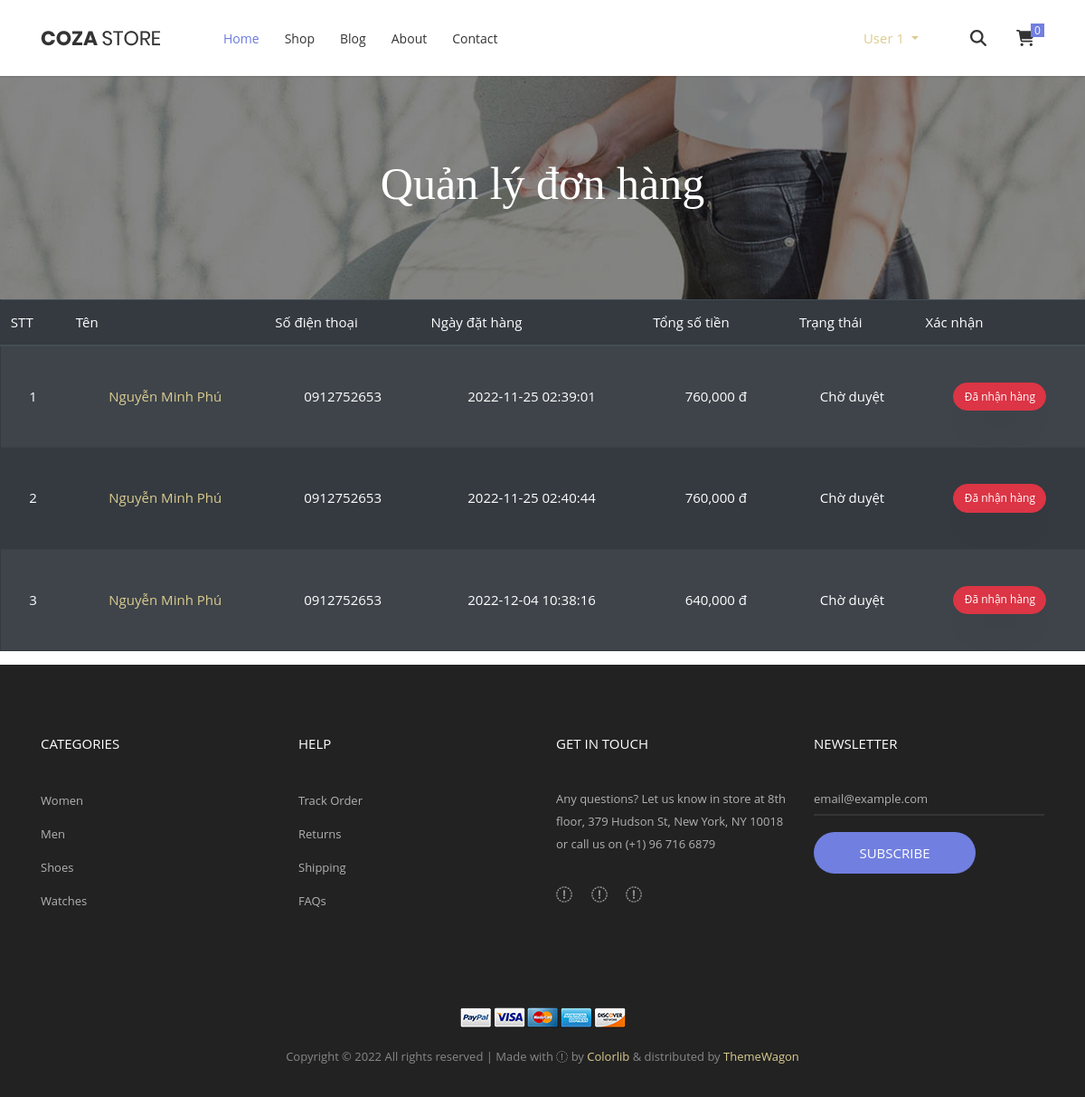
The page /Home/quanlydonhang/50 (signed in) on the database its author committed.
### tables this page shows
CREATE TABLE `orders` (
  `id` int(11) NOT NULL,
  `fullname` varchar(100) NOT NULL,
  `email` varchar(100) NOT NULL,
  `phone` varchar(20) NOT NULL,
  `user_id` int(11) NOT NULL,
  `status` int(11) NOT NULL DEFAULT 0,
  `deleted` int(11) NOT NULL DEFAULT 0,
  `address` varchar(100) NOT NULL,
  `created_at` datetime DEFAULT NULL,
  `total_money` int(11) NOT NULL
);

### mvc/core/Controller.php (called while the page is built, shortened)
<?php
class Controller{
    public function view($view, $data=[]){
        require_once "mvc/views/". $view .".php";
    }
}
?>

### mvc/controllers/Home.php (called while the page is built, shortened)
<?php
class Home extends Controller
{
    public function __construct()
    {
        $this->categoryModel = $this->model("CategoryModel");
        $this->allCategory = $this->categoryModel->getCategory();
    }
    public function quanlydonhang($user_id)
    {
        $orderSuccessModel = $this->model("OrderModel");
        $orderItem = $orderSuccessModel->getorders($user_id);
        $this->view("home", [
            "render" => "quanlydonhang",
            "allCategory" => $this->allCategory,
            "orderItem" => $orderItem
        ]);
    }
}

### mvc/core/App.php (called while the page is built, shortened)
<?php
class App
{
    protected $action = "GetPage";
    function __construct()
    {
        $arr = $this->UrlProcess();
        if (file_exists("./mvc/controllers/" . $arr[0] . ".php")) {
            unset($arr[0]);
        }
        $this->controller = new $this->controller;
        if (isset($arr[1])) {
            if (method_exists($this->controller, $arr[1])) {
                $this->action = $arr[1];
            }
            unset($arr[1]);
        }
        $this->params = $arr ? array_values($arr) : [];
        call_user_func_array([$this->controller, $this->action], $this->params);
    }
    function UrlProcess()
    {
        if (isset($_GET["url"])) {
            return explode("/", filter_var(trim($_GET["url"], "/")));
        }
    }
}

### index.php (called while the page is built, shortened)
<?php
$myApp = new App();
?>

### mvc/core/DB.php (called while the page is built, shortened)
<?php
class DB
{
    function executeResult($sql, $isSingle = false)
    {
        $data = null;
        $conn = mysqli_connect(HOST, USERNAME, PASSWORD, DATABASE);
        mysqli_set_charset($conn, 'utf8');
        $resultset = mysqli_query($conn, $sql);
        if ($resultset) {
            if ($isSingle) {
                $data = mysqli_fetch_array($resultset, 1);
            } else {
                $data = [];
                while (($row = mysqli_fetch_array($resultset, 1)) != null) {
                    $data[] = $row;
                }
            }
        }
        return $data;
    }
}

### mvc/models/OrderModel.php (called while the page is built, shortened)
<?php
require_once "mvc/utils/utils.php";
class OrderModel extends DB
{
    public function getorders($id)
    {
        $sql = "SELECT orders.created_at, orders.total_money, orders.status, orders.phone, orders.fullname,orders.id
                FROM orders
                WHERE orders.user_id=$id
                order by orders.status ASC ";
        $orderItem = $this->executeResult($sql);
        return $orderItem;
    }
}

### mvc/utils/utils.php (called while the page is built, shortened)
<?php
function getUserSession($noSession = 0){
	if(isset($_SESSION['user']) && $noSession==0) {
		return $_SESSION['user'];
	}
}

### mvc/views/components/quanlydonhang.php (the view)
<section class="bg-img1 txt-center p-lr-15 p-tb-92"
        style="background-image: url('http://localhost/style-shop-2022/public/images/bg-01.jpg');">
        <h2 class="ltext-105 cl0 txt-center">
            Quản lý đơn hàng
        </h2>
</section>
<table class="table table-striped table-dark">
  <thead>
    <tr>
      <th scope="col">STT</th>
      <th scope="col">Tên</th>
      <th scope="col">Số điện thoại</th>
      <th scope="col">Ngày đặt hàng</th>
      <th scope="col">Tổng số tiền</th>
      <th scope="col">Trạng thái</th>
      <th scope="col">Xác nhận</th>
    </tr>
  </thead>
  <tbody>
    <?php
    $countOrderItem = count($data["orderItem"]);
    for ($i = 0; $i < $countOrderItem; $i++) {
      echo '<tr>
        <td>' . ($i + 1) . '</td>
        <td><a href="http://localhost/style-shop-2022/Home/viewOrder/' . $data["orderItem"][$i]["id"] . '">' . $data["orderItem"][$i]["fullname"] . '</a></td>
        <td>' . $data["orderItem"][$i]["phone"] . '</td>
        <td>' . $data["orderItem"][$i]["created_at"] . '</td>
        <td>' . number_format($data["orderItem"][$i]["total_money"]) . ' đ</td>
        <td>';
      if ($data["orderItem"][$i]["status"] == 0)
        echo 'Chờ duyệt';
      else if ($data["orderItem"][$i]["status"] == 1) echo "Đang giao hàng";
      else if ($data["orderItem"][$i]["status"] == 4) echo "Đã thanh toán";
      else echo "Giao dịch hoàn tất!";
      echo '</td>';
      if ($data["orderItem"][$i]["status"] != 3)
        echo '<td><a href="http://localhost/style-shop-2022/Home/confirmOrder/' . $data["orderItem"][$i]["id"] . '/' . $user["id"] . '"><button class="btn btn-danger">Đã nhận hàng</button><a/></td>
        </tr>';
      else
        echo '<td>Đã nhận hàng</td></tr>';
    }
    ?>
  </tbody>
</table>

### rows shown on the page
orders: fullname "Nguyễn Minh Phú", phone "0912752653", created_at "2022-11-25 02:39:01", total_money "760,000", status "Chờ duyệt"
orders: fullname "Nguyễn Minh Phú", phone "0912752653", created_at "2022-11-25 02:40:44", total_money "760,000", status "Chờ duyệt"
orders: fullname "Nguyễn Minh Phú", phone "0912752653", created_at "2022-12-04 10:38:16", total_money "640,000", status "Chờ duyệt"

### other values the page prints
$fullname "User 1"
